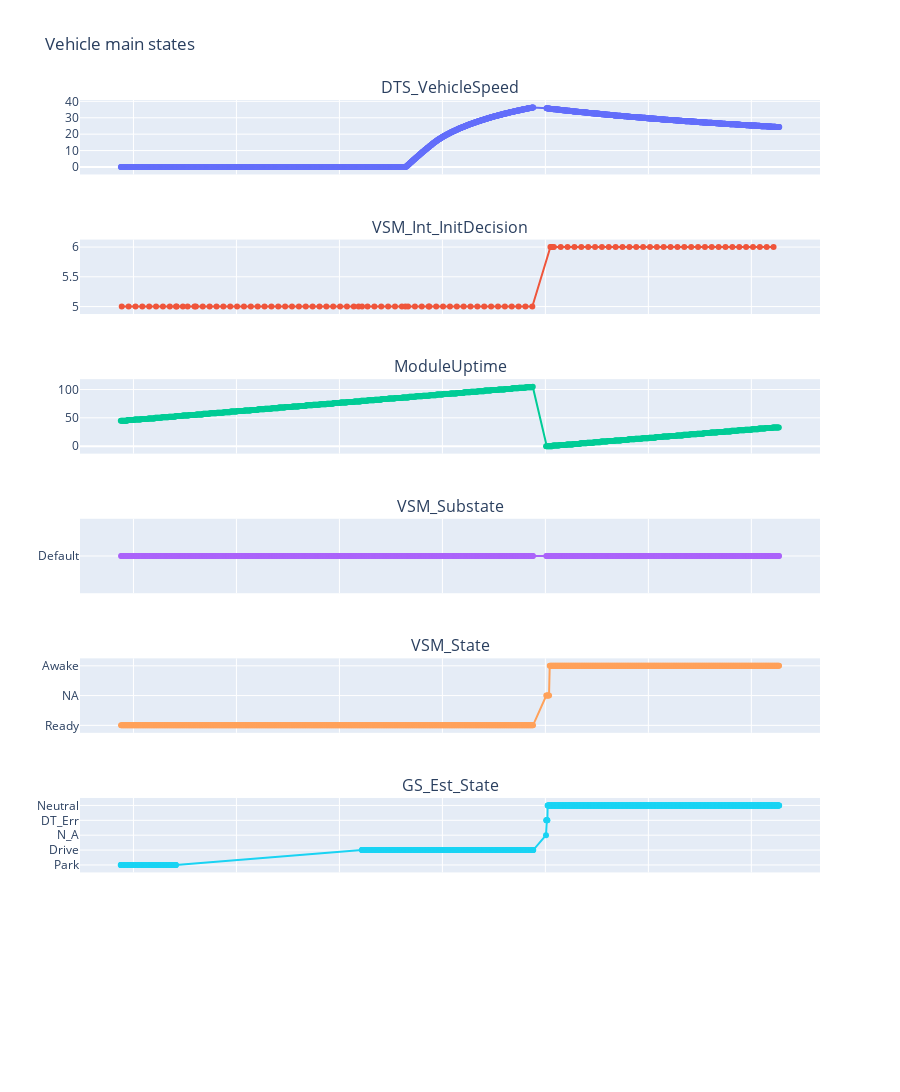

Notebook source saved alongside this figure:
### Code cell
from plotly.subplots import make_subplots
import plotly.graph_objects as go

fig = make_subplots(rows=mdf1_filt_df.shape[1]+1, cols=1, shared_xaxes=True,subplot_titles=mdf1_filt_df.columns)

for idx,col in enumerate(mdf1_filt_df.columns,1):
# Plot each graph, and manually set the y tick values
    # mdf1_filt_df[col].plot(ax=axs[idx])
    sig = mdf1_filt_df[col].dropna()
    fig.add_trace(
            go.Scatter(x=sig.index,y=sig.values, mode='markers+lines', name=col,opacity=1),
            row=idx, col=1
        )
# Update layout
fig.update_layout(
    title="Vehicle main states",
    height=1600,
    showlegend=False,  # Hide legend for clarity
)
fig.show()

### Figure 1 — Plotly figure (JSON) as saved in the notebook; plotly's stock layout.template omitted (floating-point values rounded to 4 significant figures; data arrays with more than 128 entries replaced by an {"elided": "..."} marker saying what was removed)
{"data": [{"mode": "markers+lines", "name": "DTS_VehicleSpeed", "opacity": 1, "type": "scatter", "x": {"elided": "1881 str values"}, "xaxis": "x", "y": {"elided": "1881 float values"}, "yaxis": "y"}, {"mode": "markers+lines", "name": "VSM_Int_InitDecision", "opacity": 1, "type": "scatter", "x": ["2024-11-11T16:18:28.295430", "2024-11-11T16:18:29.295468", "2024-11-11T16:18:30.295508", "2024-11-11T16:18:31.295544", "2024-11-11T16:18:32.295613", "2024-11-11T16:18:33.295655", "2024-11-11T16:18:34.295379", "2024-11-11T16:18:35.295716", "2024-11-11T16:18:36.196002", "2024-11-11T16:18:36.295440", "2024-11-11T16:18:37.196042", "2024-11-11T16:18:37.895514", "2024-11-11T16:18:38.896137", "2024-11-11T16:18:39.095991", "2024-11-11T16:18:40.096028", "2024-11-11T16:18:41.096092", "2024-11-11T16:18:42.096142", "2024-11-11T16:18:43.096171", "2024-11-11T16:18:44.096178", "2024-11-11T16:18:45.096215", "2024-11-11T16:18:46.096260", "2024-11-11T16:18:47.096291", "2024-11-11T16:18:48.096356", "2024-11-11T16:18:49.096388", "2024-11-11T16:18:50.096413", "2024-11-11T16:18:51.096445", "2024-11-11T16:18:52.096482", "2024-11-11T16:18:53.096535", "2024-11-11T16:18:54.096558", "2024-11-11T16:18:55.096595", "2024-11-11T16:18:56.096632", "2024-11-11T16:18:57.096675", "2024-11-11T16:18:58.096730", "2024-11-11T16:18:59.096768", "2024-11-11T16:19:00.096806", "2024-11-11T16:19:01.097009", "2024-11-11T16:19:02.096861", "2024-11-11T16:19:02.796450", "2024-11-11T16:19:03.296470", "2024-11-11T16:19:04.096953", "2024-11-11T16:19:05.097000", "2024-11-11T16:19:06.097012", "2024-11-11T16:19:07.097052", "2024-11-11T16:19:08.097096", "2024-11-11T16:19:09.097152", "2024-11-11T16:19:09.597191", "2024-11-11T16:19:09.997292", "2024-11-11T16:19:10.997318", "2024-11-11T16:19:11.997353", "2024-11-11T16:19:12.997389", "2024-11-11T16:19:13.097277", "2024-11-11T16:19:14.097316", "2024-11-11T16:19:15.097360", "2024-11-11T16:19:16.097392", "2024-11-11T16:19:17.097433", "2024-11-11T16:19:18.097467", "2024-11-11T16:19:19.097510", "2024-11-11T16:19:20.097841", "2024-11-11T16:19:21.097579", "2024-11-11T16:19:22.097620", "2024-11-11T16:19:23.097677", "2024-11-11T16:19:24.097707", "2024-11-11T16:19:25.097736", "2024-11-11T16:19:26.097767", "2024-11-11T16:19:27.097813", "2024-11-11T16:19:28.097848", "2024-11-11T16:19:30.734950", "2024-11-11T16:19:30.834959", "2024-11-11T16:19:31.035132", "2024-11-11T16:19:31.234988", "2024-11-11T16:19:32.235035", "2024-11-11T16:19:33.235121", "2024-11-11T16:19:34.235117", "2024-11-11T16:19:35.235141", "2024-11-11T16:19:36.235206", "2024-11-11T16:19:37.235254", "2024-11-11T16:19:38.235309", "2024-11-11T16:19:39.235331", "2024-11-11T16:19:40.235359", "2024-11-11T16:19:41.235410", "2024-11-11T16:19:42.235447", "2024-11-11T16:19:43.235479", "2024-11-11T16:19:44.235517", "2024-11-11T16:19:45.235581", "2024-11-11T16:19:46.235605", "2024-11-11T16:19:47.235642", "2024-11-11T16:19:48.235700", "2024-11-11T16:19:49.235737", "2024-11-11T16:19:50.235781", "2024-11-11T16:19:51.235811", "2024-11-11T16:19:52.235866", "2024-11-11T16:19:53.235909", "2024-11-11T16:19:54.235945", "2024-11-11T16:19:55.235984", "2024-11-11T16:19:56.236015", "2024-11-11T16:19:57.236065", "2024-11-11T16:19:58.236076", "2024-11-11T16:19:59.236121", "2024-11-11T16:20:00.236161", "2024-11-11T16:20:01.236187", "2024-11-11T16:20:02.236247", "2024-11-11T16:20:03.236286"], "xaxis": "x2", "y": [5, 5, 5, 5, 5, 5, 5, 5, 5, 5, 5, 5, 5, 5, 5, 5, 5, 5, 5, 5, 5, 5, 5, 5, 5, 5, 5, 5, 5, 5, 5, 5, 5, 5, 5, 5, 5, 5, 5, 5, 5, 5, 5, 5, 5, 5, 5, 5, 5, 5, 5, 5, 5, 5, 5, 5, 5, 5, 5, 5, 5, 5, 5, 5, 5, 5, 6, 6, 6, 6, 6, 6, 6, 6, 6, 6, 6, 6, 6, 6, 6, 6, 6, 6, 6, 6, 6, 6, 6, 6, 6, 6, 6, 6, 6, 6, 6, 6, 6, 6, 6, 6], "yaxis": "y2"}, {"mode": "markers+lines", "name": "ModuleUptime", "opacity": 1, "type": "scatter", "x": {"elided": "941 str values"}, "xaxis": "x3", "y": {"elided": "941 int values"}, "yaxis": "y3"}, {"mode": "markers+lines", "name": "VSM_Substate", "opacity": 1, "type": "scatter", "x": {"elided": "941 str values"}, "xaxis": "x4", "y": {"elided": "941 str values"}, "yaxis": "y4"}, {"mode": "markers+lines", "name": "VSM_State", "opacity": 1, "type": "scatter", "x": {"elided": "941 str values"}, "xaxis": "x5", "y": {"elided": "941 str values"}, "yaxis": "y5"}, {"mode": "markers+lines", "name": "GS_Est_State", "opacity": 1, "type": "scatter", "x": {"elided": "1676 str values"}, "xaxis": "x6", "y": {"elided": "1676 str values"}, "yaxis": "y6"}], "layout": {"annotations": [{"font": {"size": 16}, "showarrow": false, "text": "DTS_VehicleSpeed", "x": 0.5, "xanchor": "center", "xref": "paper", "y": 1.0, "yanchor": "bottom", "yref": "paper"}, {"font": {"size": 16}, "showarrow": false, "text": "VSM_Int_InitDecision", "x": 0.5, "xanchor": "center", "xref": "paper", "y": 0.8469, "yanchor": "bottom", "yref": "paper"}, {"font": {"size": 16}, "showarrow": false, "text": "ModuleUptime", "x": 0.5, "xanchor": "center", "xref": "paper", "y": 0.6939, "yanchor": "bottom", "yref": "paper"}, {"font": {"size": 16}, "showarrow": false, "text": "VSM_Substate", "x": 0.5, "xanchor": "center", "xref": "paper", "y": 0.5408, "yanchor": "bottom", "yref": "paper"}, {"font": {"size": 16}, "showarrow": false, "text": "VSM_State", "x": 0.5, "xanchor": "center", "xref": "paper", "y": 0.3878, "yanchor": "bottom", "yref": "paper"}, {"font": {"size": 16}, "showarrow": false, "text": "GS_Est_State", "x": 0.5, "xanchor": "center", "xref": "paper", "y": 0.2347, "yanchor": "bottom", "yref": "paper"}], "height": 1600, "showlegend": false, "title": {"text": "Vehicle main states"}, "xaxis": {"anchor": "y", "domain": [0, 1], "matches": "x7", "showticklabels": false}, "xaxis2": {"anchor": "y2", "domain": [0, 1], "matches": "x7", "showticklabels": false}, "xaxis3": {"anchor": "y3", "domain": [0, 1], "matches": "x7", "showticklabels": false}, "xaxis4": {"anchor": "y4", "domain": [0, 1], "matches": "x7", "showticklabels": false}, "xaxis5": {"anchor": "y5", "domain": [0, 1], "matches": "x7", "showticklabels": false}, "xaxis6": {"anchor": "y6", "domain": [0, 1], "matches": "x7", "showticklabels": false}, "xaxis7": {"anchor": "y7", "domain": [0, 1]}, "yaxis": {"anchor": "x", "domain": [0.9184, 1.0]}, "yaxis2": {"anchor": "x2", "domain": [0.7653, 0.8469]}, "yaxis3": {"anchor": "x3", "domain": [0.6122, 0.6939]}, "yaxis4": {"anchor": "x4", "domain": [0.4592, 0.5408]}, "yaxis5": {"anchor": "x5", "domain": [0.3061, 0.3878]}, "yaxis6": {"anchor": "x6", "domain": [0.1531, 0.2347]}, "yaxis7": {"anchor": "x7", "domain": [0, 0.08163]}}}
